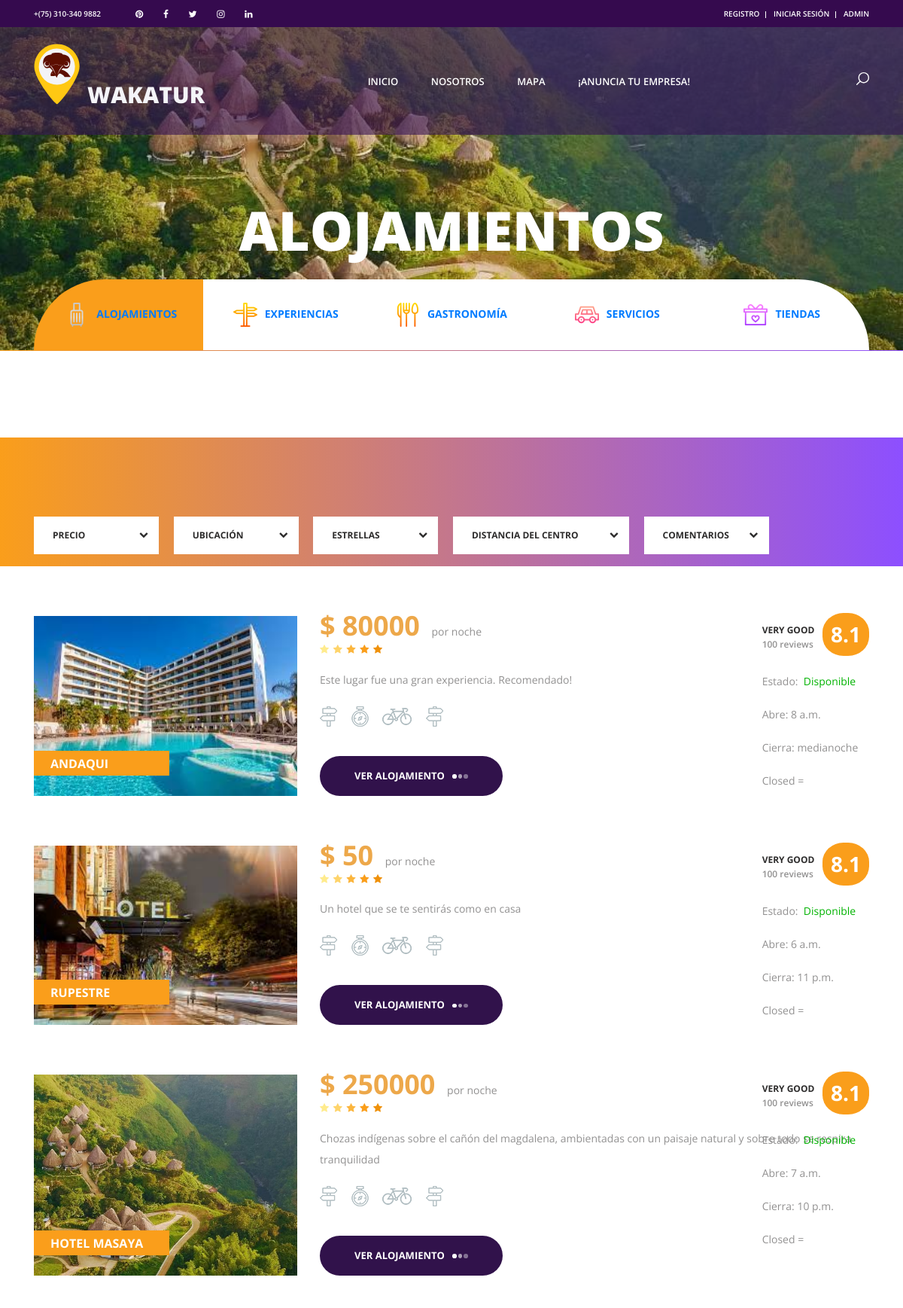
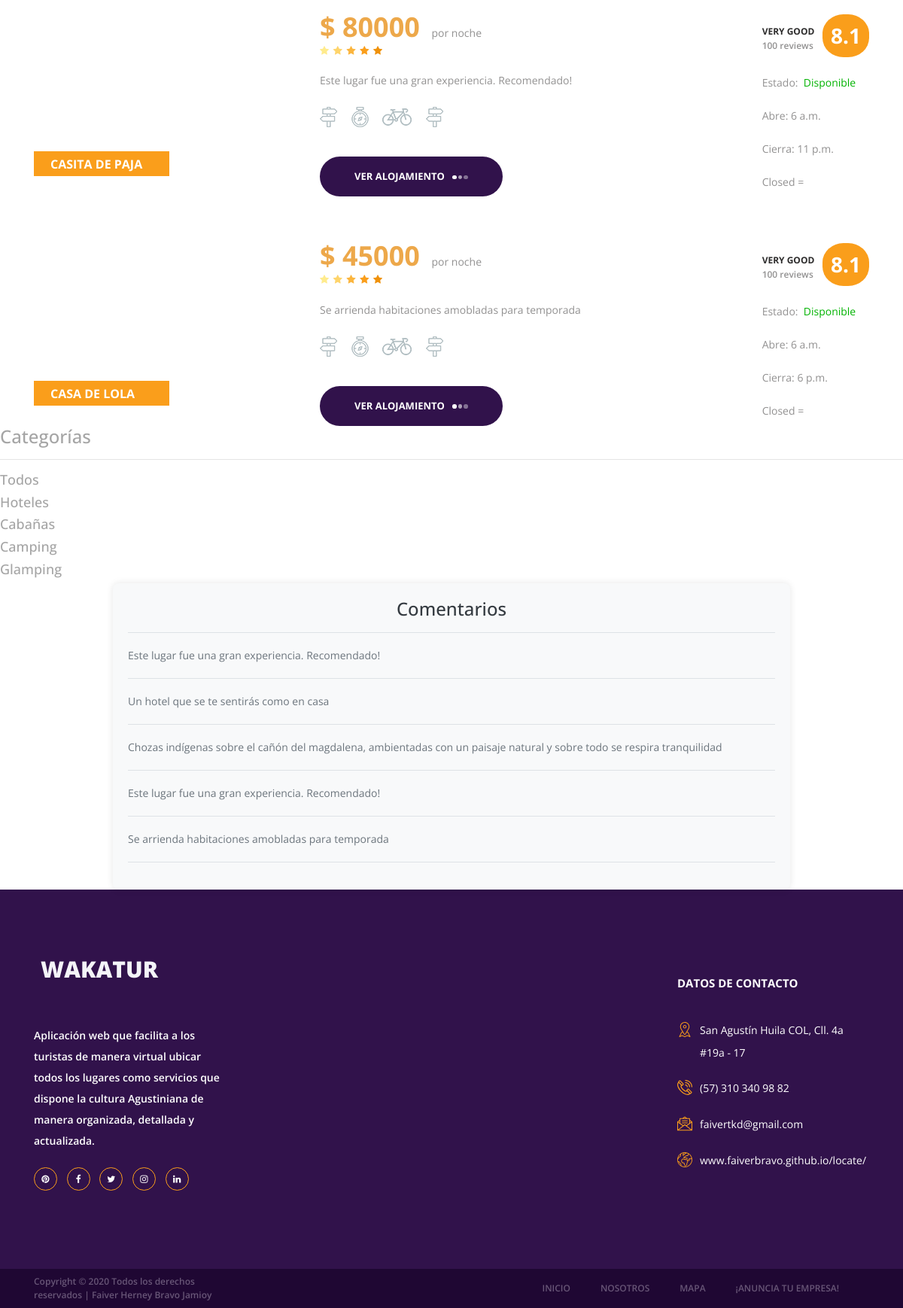
/alojamientos/, run on the app's committed database (2 pictures, top to bottom).
### alojamientos/models.py (models this page shows, shortened)
class Alojamiento(models.Model):
    nombre = models.CharField(max_length=50)
    descripcion = models.CharField(max_length=150)
    imagen = models.ImageField(upload_to='alojamientos')
    precio = models.IntegerField(null=True, blank=True)
    categorias = models.ManyToManyField(Categoria)
    disponibilidad = models.BooleanField(default=True)
    habitaciones_disponibles = models.IntegerField(default=0)
    abrir = models.TimeField(null=True)
    cerrar = models.TimeField(null=True)
    created = models.DateTimeField(auto_now_add=True, verbose_name='fecha de creación')
    updated = models.DateTimeField(auto_now_add=True)
    class Meta:
        verbose_name = 'alojamiento'
        verbose_name_plural = 'alojamientos'

class Categoria(models.Model):
    nombre = models.CharField(max_length=50)
    created = models.DateTimeField(auto_now_add=True)
    updated = models.DateTimeField(auto_now_add=True)
    class Meta:
        verbose_name = 'categoria'
        verbose_name_plural = 'categorias'

### alojamientos/views.py (the view)
# urls.py: path('alojamientos/', include('alojamientos.urls')),
def alojamientos(request):
    alojamientos=Alojamiento.objects.all()
    categorias=Categoria.objects.all()
    posts=Post.objects.all()
    return render(request, "alojamientos/alojamientos.html", {
        "alojamientos": alojamientos,
        "categorias": categorias,
        "posts": posts
        })

### alojamientos/templates/alojamientos/alojamientos.html (shortened to what this page needs)
{% extends "RupestreApp/base2.html" %}
{% load static %}
{% block content %}
<div class="home">
    <div class="home_background parallax-window" data-parallax="scroll" data-image-src="{% static 'images/alojamientos/h.jpg' %}"></div>
    <div class="home_content">
        <div class="home_title">alojamientos</div>
    </div>
</div>
<div class="offers">
    <div class="search">
        <div class="container fill_height">
            <div class="row fill_height">
                <div class="col fill_height">
                    <div class="search_tabs_container">
                        <div class="search_tabs d-flex flex-lg-row flex-column align-items-lg-center align-items-start justify-content-lg-between justify-content-start">
                            <div class="search_tab active d-flex flex-row align-items-center justify-content-lg-center justify-content-start">
                                <a class="link" href="{% url 'Alojamientos' %}"><img src="{% static 'images/iconos/alojamientos.png' %}" alt=""><span>alojamientos</span></a>
                            </div>
                            <div class="search_tab d-flex flex-row align-items-center justify-content-lg-center justify-content-start text-decoration:none">
                                <a class="link" href="{% url 'Experiencias' %}"><img src="{% static 'images/iconos/turismo.png' %}" alt="">experiencias</a>
                            </div>
                            <div class="search_tab d-flex flex-row align-items-center justify-content-lg-center justify-content-start text-decoration:none">
                                <a class="link" href="{% url 'Gastronomia' %}"><img src="{% static 'images/iconos/gastronomia.png' %}" alt="">gastronomía</a>
                            </div>
                            <div class="search_tab d-flex flex-row align-items-center justify-content-lg-center justify-content-start text-decoration:none">
                                <a class="link" href="{% url 'Servicios' %}"><img src="{% static 'images/iconos/servicios.png' %}" alt="">servicios</a>
                            </div>
                            <div class="search_tab d-flex flex-row align-items-center justify-content-lg-center justify-content-start text-decoration:none">
                                <a class="link" href="{% url 'Tienda' %}"><img src="{% static 'images/iconos/tiendas.png' %}" alt="">tiendas</a>
                            </div>
                        </div>
                    </div>
                </div>
            </div>
        </div>
    </div>
</div>
<div class="search">
    <div class="search_inner">
        <div class="container fill_height no-padding">
            <div class="row fill_height no-margin">
                <div class="col fill_height no-padding">
                    <div class="row">
                        <div class="col-lg-11">
                            <div class="offers_sorting_container">
                                <ul class="offers_sorting">
                                    <li>
                                        <span class="sorting_text">precio</span>
                                        <i class="fa fa-chevron-down"></i>
                                    </li>
                                    <li>
                                        <span class="sorting_text">ubicación</span>
                                        <i class="fa fa-chevron-down"></i>
                                    </li>
                                    <li>
                                        <span class="sorting_text">estrellas</span>
                                        <i class="fa fa-chevron-down"></i>
                                    </li>
                                    <li class="distance_item">
                                        <span class="sorting_text">distancia del centro</span>
                                        <i class="fa fa-chevron-down"></i>
                                    </li>
                                    <li>
                                        <span class="sorting_text">comentarios</span>
                                        <i class="fa fa-chevron-down"></i>
                                    </li>
                                </ul>
                            </div>
                        </div>
                    </div>
                </div>
            </div>
        </div>
    </div>
</div>
{% for alojamiento in alojamientos %}
<div class="container">
    <div class="row">
        <div class="col-lg-12">
            <div class="offers_grid">
                <div class="offers_item rating_4">
                    <div class="row">
                        <div class="col-lg-3 col-1680-4">
                            <div class="offers_image_container">
                                <div class="offers_image_background" style="background-image:url('{{alojamiento.imagen.url}}')"></div>
                                <div class="offer_name"><a href="alojamiento_detalle/{{alojamiento.id}}">{{alojamiento.nombre}}</a></div>
                            </div>
                        </div>
                        <div class="col-lg-8">
                            <div class="offers_content">
                                <div class="offers_price">$ {{alojamiento.precio}}<span> por noche</span></div>
                                <div class="rating_r rating_r_5 offers_rating" data-rating="4">
                                    <i></i>
                                    <i></i>
                                    <i></i>
                                    <i></i>
                                    <i></i>
                                </div>
                                <p class="offers_text">{{alojamiento.descripcion}}</p>
                                <div class="offers_icons">
                                    <ul class="offers_icons_list">
                                        <li class="offers_icons_item"><img src="{% static 'images/iconos/post.png' %}" alt=""></li>
                                        <li class="offers_icons_item"><img src="{% static 'images/iconos/compass.png' %}" alt=""></li>
                                        <li class="offers_icons_item"><img src="{% static 'images/iconos/bicycle.png' %}" alt=""></li>
                                        <li class="offers_icons_item"><img src="{% static 'images/iconos/post.png' %}" alt=""></li>
                                    </ul>
                                </div>
                                <div class="button book_button"><a href="alojamiento_detalle/{{alojamiento.id}}">ver alojamiento<span></span><span></span><span></span></a></div>
                                <div class="offer_reviews">
                                    <div class="offer_reviews_content">
                                        <div class="offer_reviews_title">very good</div>
                                        <div class="offer_reviews_subtitle">100 reviews</div>
                                    </div>
                                    <div class="offer_reviews_rating text-center">8.1</div>
                                    <p class="offers_text">Estado: {% if alojamiento.disponibilidad %} <class style="color: #00b300;">Disponible</style>{% else %}Cerrado{% endif %}</p>
                                    <p class="offers_text">Abre: {{alojamiento.abrir}}</p>
                                    <p class="offers_text">Cierra: {{alojamiento.cerrar}}</p>
                                    <p class="offers_text">Closed = {{alojamiento.dd}}</p>
                                </div>
                            </div>
                        </div>
                    </div>
                </div>
            </div>
        </div>
    </div>
</div>
{% endfor %}
<section class="categorias-container">
    <h3>Categorías</h3>
    <hr>
    <div class="categorias-grid">
        <div class="categoria-card seleccionado" data-categoria="todos" onclick="filtrarAlojamientos('todos')">
            <h4>Todos</h4>
        </div>
        {% for categoria in categorias %}
        <div class="categoria-card" data-categoria="{{ categoria.nombre|lower }}" onclick="filtrarAlojamientos('{{ categoria.nombre|lower }}')">
            <h4>{{ categoria.nombre }}</h4>
        </div>
        {% endfor %}
    </div>
</section>
<section>
    <div style="width:75%; background-color: #f8f9fa; margin:auto; padding: 20px; border-radius: 8px; box-shadow: 0 0 10px rgba(0,0,0,0.1);">
        <h3 style="color: #343a40; text-align: center;">Comentarios</h3>
        <hr style="border-top: 1px solid #dee2e6;">
        {% for alojamiento in alojamientos %}
        <div style="margin-bottom: 15px;">
            <p style="color: #6c757d;">{{ alojamiento.descripcion }}</p>
        </div>
        <hr style="border-top: 1px solid #dee2e6;">
        {% endfor %}
    </div>
</section>
{% endblock %}

### data on the page
Alojamiento: imagen (picture), nombre "ANDAQUI", precio "80000", descripcion "Este lugar fue una gran experiencia. Recomendado!", disponibilidad "Disponible", abrir "8 a.m.", cerrar "medianoche"
Alojamiento: imagen (picture), nombre "RUPESTRE", precio "50", descripcion "Un hotel que se te sentirás como en casa", disponibilidad "Disponible", abrir "6 a.m.", cerrar "11 p.m."
Alojamiento: imagen (picture), nombre "HOTEL MASAYA", precio "250000", descripcion "Chozas indígenas sobre el cañón del magdalena, ambientadas con un paisaje natural y sobre todo se respira tranquilidad", disponibilidad "Disponible", abrir "7 a.m.", cerrar "10 p.m."
Alojamiento: nombre "CASITA DE PAJA", precio "80000", descripcion "Este lugar fue una gran experiencia. Recomendado!", disponibilidad "Disponible", abrir "6 a.m.", cerrar "11 p.m."
Alojamiento: nombre "CASA DE LOLA", precio "45000", descripcion "Se arrienda habitaciones amobladas para temporada", disponibilidad "Disponible", abrir "6 a.m.", cerrar "6 p.m."
Categoria: nombre "Hoteles"
Categoria: nombre "Cabañas"
Categoria: nombre "Camping"
Categoria: nombre "Glamping"
